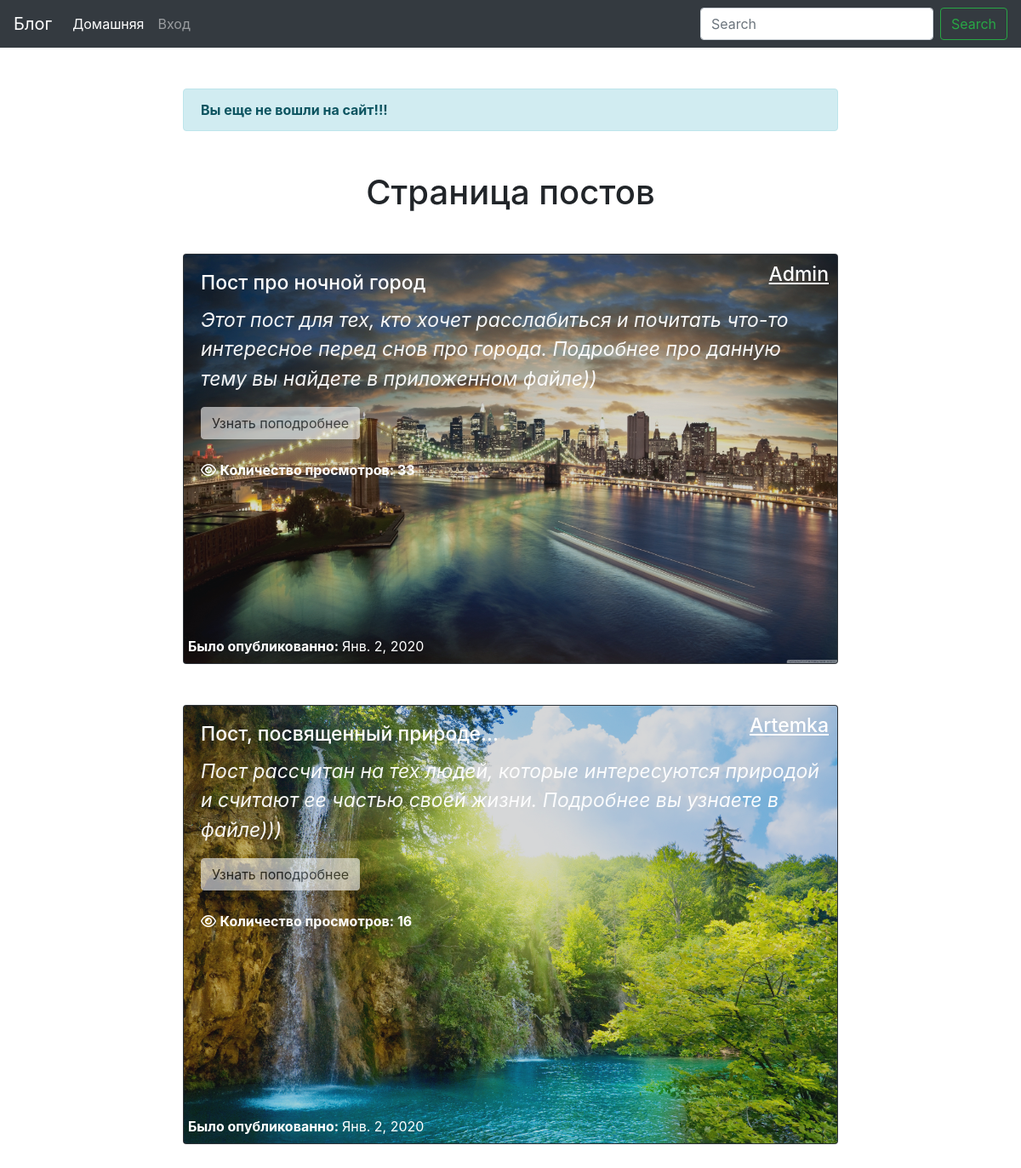
/blog/, run on an earlier commit of the app's database.
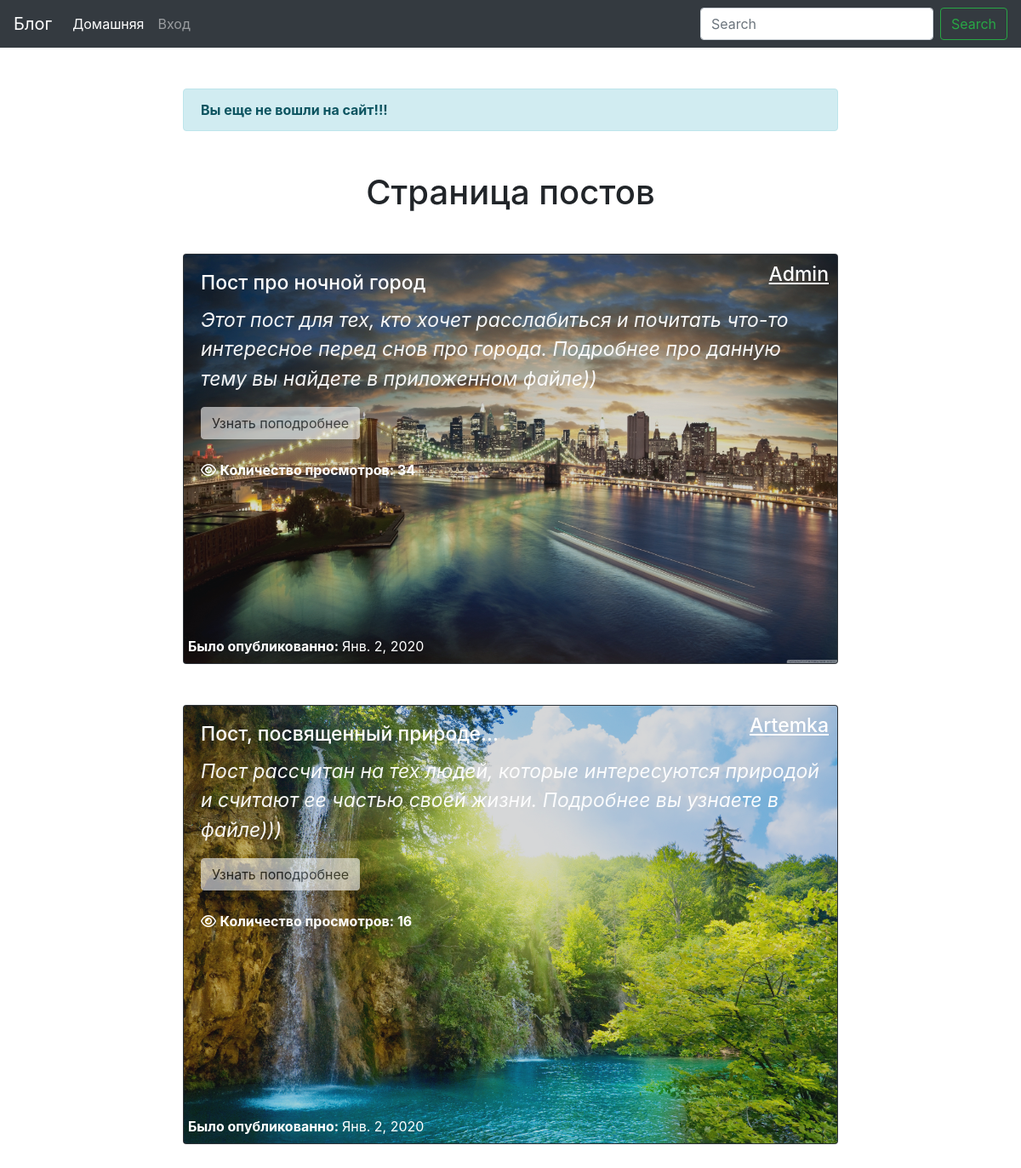
And on a later commit of the database.
### blog/models.py (models this page shows, shortened)
class Post(models.Model):
	user = models.ForeignKey(User, blank=True, null=True, on_delete=models.CASCADE)
	title = models.CharField("Название поста", max_length=100, unique=True, db_index=True)
	body = models.TextField("Тело поста", db_index=True, blank=True)
	date_pub = models.DateField(auto_now_add=True, blank=True, null=True)
	picture = models.ImageField(upload_to="pictures/", null=True, blank=True, default='default/default.jpg')
	files = models.FileField(upload_to="files/", default="")
	views = models.IntegerField(default = 0)
	comments = models.ManyToManyField("Comment", blank=True, related_name="posts")

### blog/views.py (the view)
# urls.py: path("", HomePage.as_view(), name="home_page"),
class HomePage(TemplateView):
	template_name = "blog/home.html"
	def get_context_data(self, *args, **kwargs):
		context = super(HomePage, self).get_context_data(*args, **kwargs)
		posts = Post.objects.all()
		context['active'] = "home"
		context['posts'] = posts
		return context

### blog/templates/blog/home.html (shortened to what this page needs)
{% extends "blog/base_app.html" %}
{% block content %}
	<h1 align="center" class="mt-5 mb-5">Страница постов {% if request.user.is_authenticated %}<a class="btn btn-dark" href="{% url 'create_page' %}">Создать пост</a>{% endif %}</h1>
	{% if posts %}
		{% for post in posts %}
			<div class="card bg-dark text-white mb-5 block">
				<img style="opacity: 0.8;" src="{{ post.picture.url }}" class="card-img" alt="...">
				<div class="card-img-overlay">
					<h5 class="card-title card-font">{{ post.title }}</h5>
					<h6 class="user card-font">{{ post.user }}</h6>
					<p style="opacity: 0.95;" class="card-text card-font"><em>{{ post.body|truncatewords:40 }}</em></p>
					<a style="opacity: 0.6;" type="submit" class="btn btn-light mt-3 button" href="{% url 'detail_page' id=post.id %}">Узнать поподробнее</a>
					<p class="card-text date_pub"><strong>Было опубликованно: </strong> {{ post.date_pub }}</p>
					<p class="mt-4 views"><i class="fa fa-eye" aria-hidden="true"></i> <strong>Количество просмотров: {{ post.views }}</strong></p>
				</div>
			</div>
		{% endfor %}
	{% else %}
		<h5 align="center" style="color: red;">Нет постов</h5>
	{% endif %}
{% endblock %}

### blog/templates/blog/base_app.html
{% extends "base.html" %}

### templates/base.html (shortened to what this page needs)
{% load static %}
<!DOCTYPE html>
<html lang="en">
<head>
	<link rel="stylesheet" href="https://stackpath.bootstrapcdn.com/bootstrap/4.4.1/css/bootstrap.min.css">
	<link rel="stylesheet" href="{% static 'css/styles.css' %}">
</head>
<body>
	<nav class="navbar navbar-expand-lg navbar-dark bg-dark">
		<a class="navbar-brand" href="#">Блог</a>
		<div class="collapse navbar-collapse" id="navbarSupportedContent">
			<ul class="navbar-nav mr-auto">
				<li class="nav-item {% if active == 'home' %} active {% endif %}">
					<a class="nav-link" href="{% url 'home_page' %}">Домашняя <span class="sr-only">(current)</span></a>
				</li>
				<li class="nav-item {% if active == 'login' %} active {% endif %}">
					{% if request.user.is_anonymous %}
						<a class="nav-link" href="{% url 'login_page' %}">Вход <span class="sr-only">(current)</span></a>
					{% else %}
						<a class="nav-link" href="{% url 'logout' %}">Выход <span class="sr-only">(current)</span></a>
					{% endif %}
				</li>
			</ul>
			<form class="form-inline my-2 my-lg-0">
				<input class="form-control mr-sm-2" type="search" placeholder="Search" aria-label="Search">
				<button class="btn btn-outline-success my-2 my-sm-0" type="submit">Search</button>
			</form>
		</div>
	</nav>
	{% if request.user.is_anonymous %}
		<div class="container col-8 mt-5">
			<div class="alert alert-info" role="alert">
			  <strong>Вы еще не вошли на сайт!!!</strong>
			</div>
		</div>
	{% endif %}
	<div class="container col-8">
		{% block content %}
		{% endblock %}
	</div>
</body>
</html>

### static/css/styles.css (style rules this page uses)
* { box-sizing: border-box; }
p { margin: 0; padding: 0; }
.date_pub { position: absolute; bottom: 0; left: 5px; width: 100%; line-height: 40px; }
.card-font { font-size: 23px; }
.block { transition: 0.3s; }
.user { position: absolute; top: 10px; right: 10px; text-decoration: underline; }

What changed in the data, as far as the page shows it:
changed Post "Пост про ночной город": views "33" → "34"
